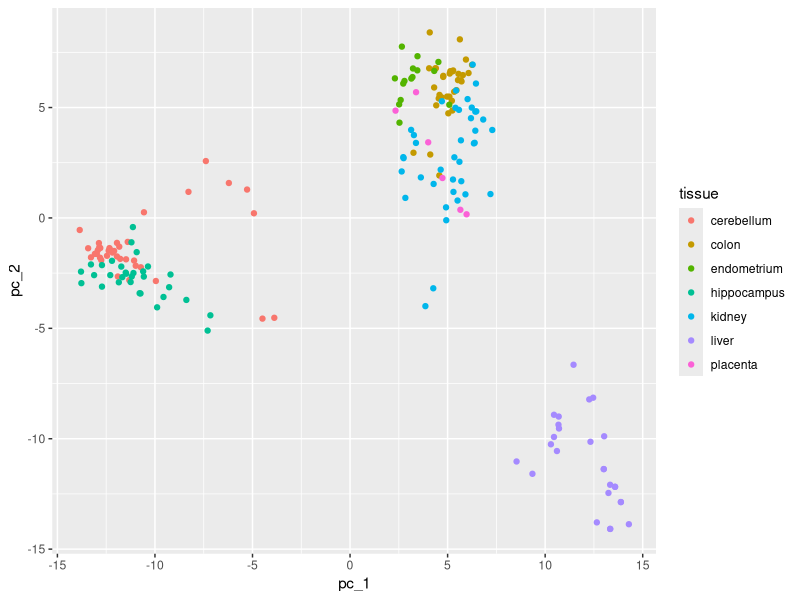
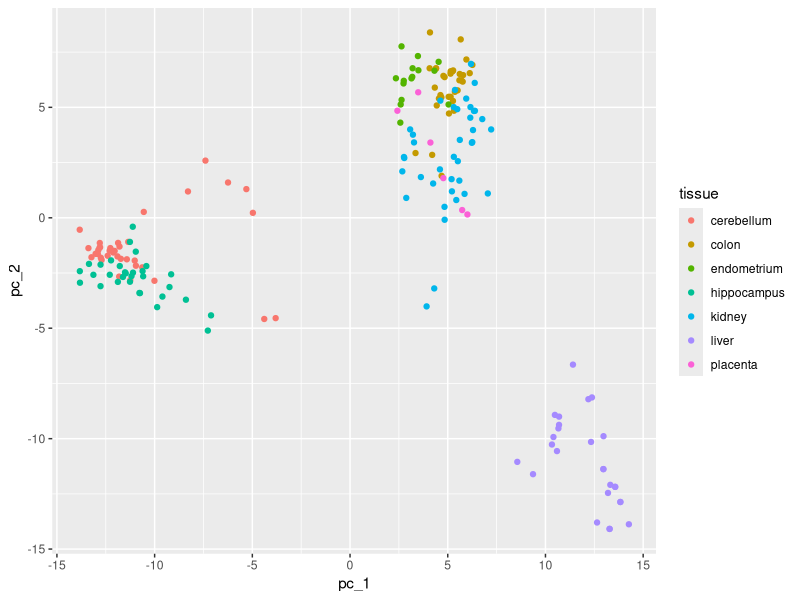

Write R code to recreate these figures, in order.
library(tidyverse)
library(caret)
library(dslabs)
data("tissue_gene_expression")
dim(tissue_gene_expression$x)
tissue_gene_expression$y

# Plot the first two principal components with color representing tissue type.
# Which tissue is in a cluster by itself?
pc <- prcomp(tissue_gene_expression$x)
data.frame(pc_1 = pc$x[,1], pc_2 = pc$x[,2], 
           tissue = tissue_gene_expression$y) %>%
  ggplot(aes(pc_1, pc_2, color = tissue)) +
  geom_point()



x <- with(tissue_gene_expression, sweep(x, 1, rowMeans(x)))
pc <- prcomp(x)
data.frame(pc_1 = pc$x[,1], pc_2 = pc$x[,2], 
           tissue = tissue_gene_expression$y) %>%
  ggplot(aes(pc_1, pc_2, color = tissue)) +
  geom_point()
